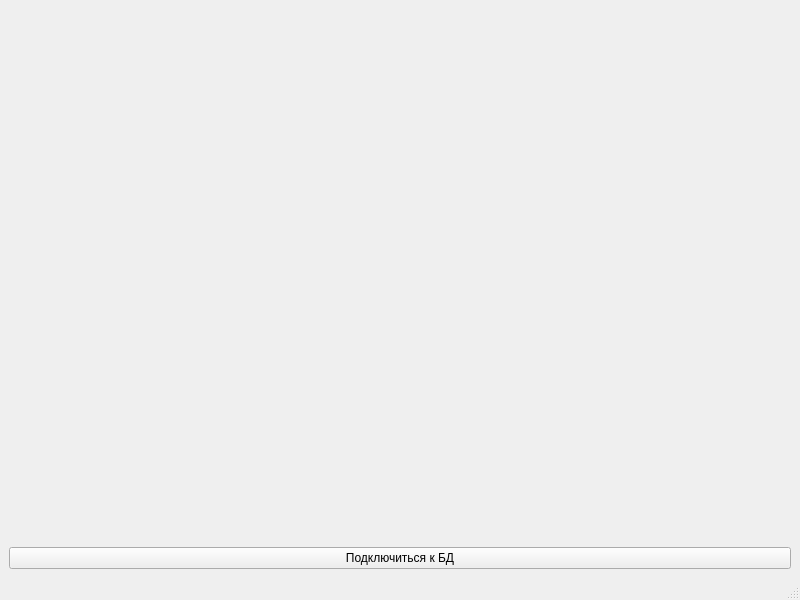
<?xml version="1.0" encoding="UTF-8"?>
<ui version="4.0">
 <class>MainWindow</class>
 <widget class="QMainWindow" name="MainWindow">
  <property name="geometry">
   <rect>
    <x>0</x>
    <y>0</y>
    <width>800</width>
    <height>600</height>
   </rect>
  </property>
  <property name="windowTitle">
   <string>MainWindow</string>
  </property>
  <widget class="QWidget" name="centralwidget">
   <layout class="QVBoxLayout" name="verticalLayout">
    <item>
     <spacer name="verticalSpacer">
      <property name="orientation">
       <enum>Qt::Orientation::Vertical</enum>
      </property>
      <property name="sizeHint" stdset="0">
       <size>
        <width>20</width>
        <height>40</height>
       </size>
      </property>
     </spacer>
    </item>
    <item>
     <widget class="QPushButton" name="pushButton">
      <property name="text">
       <string>Подключиться к БД</string>
      </property>
     </widget>
    </item>
   </layout>
  </widget>
  <widget class="QMenuBar" name="menubar">
   <property name="geometry">
    <rect>
     <x>0</x>
     <y>0</y>
     <width>800</width>
     <height>21</height>
    </rect>
   </property>
  </widget>
  <widget class="QStatusBar" name="statusbar"/>
 </widget>
 <resources/>
 <connections/>
</ui>
